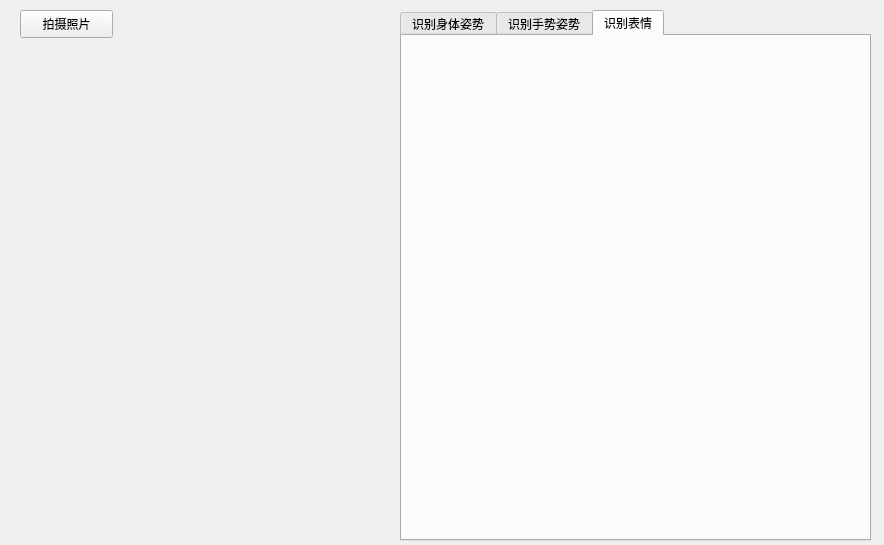
<?xml version="1.0" encoding="UTF-8"?>
<ui version="4.0">
 <class>Dialog</class>
 <widget class="QDialog" name="Dialog">
  <property name="geometry">
   <rect>
    <x>0</x>
    <y>0</y>
    <width>884</width>
    <height>545</height>
   </rect>
  </property>
  <property name="windowTitle">
   <string>Dialog</string>
  </property>
  <widget class="QTabWidget" name="paiSheButton_2">
   <property name="geometry">
    <rect>
     <x>400</x>
     <y>10</y>
     <width>471</width>
     <height>531</height>
    </rect>
   </property>
   <property name="currentIndex">
    <number>2</number>
   </property>
   <widget class="QWidget" name="tab_1">
    <property name="accessibleName">
     <string/>
    </property>
    <attribute name="title">
     <string>识别身体姿势</string>
    </attribute>
    <widget class="QPushButton" name="pushButton">
     <property name="geometry">
      <rect>
       <x>40</x>
       <y>60</y>
       <width>93</width>
       <height>28</height>
      </rect>
     </property>
     <property name="text">
      <string>PushButton</string>
     </property>
    </widget>
   </widget>
   <widget class="QWidget" name="tab_2">
    <attribute name="title">
     <string>识别手势姿势</string>
    </attribute>
   </widget>
   <widget class="QWidget" name="tab_3">
    <attribute name="title">
     <string>识别表情</string>
    </attribute>
   </widget>
  </widget>
  <widget class="QPushButton" name="paishe">
   <property name="geometry">
    <rect>
     <x>20</x>
     <y>10</y>
     <width>93</width>
     <height>28</height>
    </rect>
   </property>
   <property name="text">
    <string>拍摄照片</string>
   </property>
  </widget>
  <widget class="QLabel" name="picture">
   <property name="geometry">
    <rect>
     <x>10</x>
     <y>60</y>
     <width>371</width>
     <height>361</height>
    </rect>
   </property>
   <property name="text">
    <string/>
   </property>
  </widget>
 </widget>
 <resources/>
 <connections/>
</ui>
